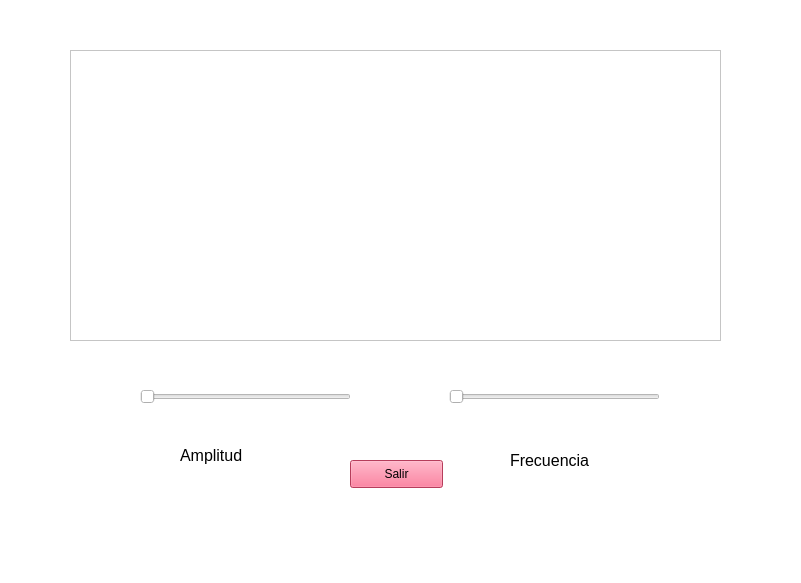
<?xml version="1.0" encoding="UTF-8"?>
<ui version="4.0">
 <class>MainWindow</class>
 <widget class="QMainWindow" name="MainWindow">
  <property name="geometry">
   <rect>
    <x>0</x>
    <y>0</y>
    <width>801</width>
    <height>583</height>
   </rect>
  </property>
  <property name="windowTitle">
   <string>MainWindow</string>
  </property>
  <property name="styleSheet">
   <string notr="true">background-color: rgb(255, 255, 255);</string>
  </property>
  <widget class="QWidget" name="centralwidget">
   <widget class="QSlider" name="slider1">
    <property name="geometry">
     <rect>
      <x>140</x>
      <y>371</y>
      <width>211</width>
      <height>51</height>
     </rect>
    </property>
    <property name="palette">
     <palette>
      <active>
       <colorrole role="Button">
        <brush brushstyle="SolidPattern">
         <color alpha="255">
          <red>255</red>
          <green>255</green>
          <blue>255</blue>
         </color>
        </brush>
       </colorrole>
       <colorrole role="Base">
        <brush brushstyle="SolidPattern">
         <color alpha="255">
          <red>255</red>
          <green>255</green>
          <blue>255</blue>
         </color>
        </brush>
       </colorrole>
       <colorrole role="Window">
        <brush brushstyle="SolidPattern">
         <color alpha="255">
          <red>255</red>
          <green>255</green>
          <blue>255</blue>
         </color>
        </brush>
       </colorrole>
       <colorrole role="Highlight">
        <brush brushstyle="SolidPattern">
         <color alpha="255">
          <red>255</red>
          <green>85</green>
          <blue>127</blue>
         </color>
        </brush>
       </colorrole>
       <colorrole role="Link">
        <brush brushstyle="SolidPattern">
         <color alpha="255">
          <red>255</red>
          <green>85</green>
          <blue>127</blue>
         </color>
        </brush>
       </colorrole>
      </active>
      <inactive>
       <colorrole role="Button">
        <brush brushstyle="SolidPattern">
         <color alpha="255">
          <red>255</red>
          <green>255</green>
          <blue>255</blue>
         </color>
        </brush>
       </colorrole>
       <colorrole role="Base">
        <brush brushstyle="SolidPattern">
         <color alpha="255">
          <red>255</red>
          <green>255</green>
          <blue>255</blue>
         </color>
        </brush>
       </colorrole>
       <colorrole role="Window">
        <brush brushstyle="SolidPattern">
         <color alpha="255">
          <red>255</red>
          <green>255</green>
          <blue>255</blue>
         </color>
        </brush>
       </colorrole>
       <colorrole role="Highlight">
        <brush brushstyle="SolidPattern">
         <color alpha="255">
          <red>255</red>
          <green>85</green>
          <blue>127</blue>
         </color>
        </brush>
       </colorrole>
       <colorrole role="Link">
        <brush brushstyle="SolidPattern">
         <color alpha="255">
          <red>255</red>
          <green>85</green>
          <blue>127</blue>
         </color>
        </brush>
       </colorrole>
      </inactive>
      <disabled>
       <colorrole role="Button">
        <brush brushstyle="SolidPattern">
         <color alpha="255">
          <red>255</red>
          <green>255</green>
          <blue>255</blue>
         </color>
        </brush>
       </colorrole>
       <colorrole role="Base">
        <brush brushstyle="SolidPattern">
         <color alpha="255">
          <red>255</red>
          <green>255</green>
          <blue>255</blue>
         </color>
        </brush>
       </colorrole>
       <colorrole role="Window">
        <brush brushstyle="SolidPattern">
         <color alpha="255">
          <red>255</red>
          <green>255</green>
          <blue>255</blue>
         </color>
        </brush>
       </colorrole>
       <colorrole role="Highlight">
        <brush brushstyle="SolidPattern">
         <color alpha="255">
          <red>0</red>
          <green>120</green>
          <blue>215</blue>
         </color>
        </brush>
       </colorrole>
       <colorrole role="Link">
        <brush brushstyle="SolidPattern">
         <color alpha="255">
          <red>255</red>
          <green>85</green>
          <blue>127</blue>
         </color>
        </brush>
       </colorrole>
      </disabled>
     </palette>
    </property>
    <property name="orientation">
     <enum>Qt::Horizontal</enum>
    </property>
   </widget>
   <widget class="QSlider" name="slider2">
    <property name="geometry">
     <rect>
      <x>449</x>
      <y>371</y>
      <width>211</width>
      <height>51</height>
     </rect>
    </property>
    <property name="orientation">
     <enum>Qt::Horizontal</enum>
    </property>
   </widget>
   <widget class="QLabel" name="label">
    <property name="geometry">
     <rect>
      <x>180</x>
      <y>440</y>
      <width>121</width>
      <height>31</height>
     </rect>
    </property>
    <property name="font">
     <font>
      <pointsize>12</pointsize>
     </font>
    </property>
    <property name="text">
     <string>Amplitud</string>
    </property>
   </widget>
   <widget class="QLabel" name="label_2">
    <property name="geometry">
     <rect>
      <x>510</x>
      <y>450</y>
      <width>131</width>
      <height>20</height>
     </rect>
    </property>
    <property name="font">
     <font>
      <pointsize>12</pointsize>
     </font>
    </property>
    <property name="text">
     <string>Frecuencia</string>
    </property>
   </widget>
   <widget class="QPushButton" name="boton_salir">
    <property name="geometry">
     <rect>
      <x>350</x>
      <y>460</y>
      <width>93</width>
      <height>28</height>
     </rect>
    </property>
    <property name="styleSheet">
     <string notr="true">background-color: rgb(255, 85, 127);</string>
    </property>
    <property name="text">
     <string>Salir</string>
    </property>
   </widget>
   <widget class="QFrame" name="frame">
    <property name="geometry">
     <rect>
      <x>70</x>
      <y>50</y>
      <width>651</width>
      <height>291</height>
     </rect>
    </property>
    <property name="styleSheet">
     <string notr="true"/>
    </property>
    <property name="frameShape">
     <enum>QFrame::StyledPanel</enum>
    </property>
    <property name="frameShadow">
     <enum>QFrame::Raised</enum>
    </property>
    <widget class="QWidget" name="verticalLayoutWidget">
     <property name="geometry">
      <rect>
       <x>10</x>
       <y>10</y>
       <width>631</width>
       <height>271</height>
      </rect>
     </property>
     <layout class="QVBoxLayout" name="verticalLayout_grafica"/>
    </widget>
   </widget>
  </widget>
  <widget class="QMenuBar" name="menubar">
   <property name="geometry">
    <rect>
     <x>0</x>
     <y>0</y>
     <width>801</width>
     <height>26</height>
    </rect>
   </property>
  </widget>
  <widget class="QStatusBar" name="statusbar"/>
 </widget>
 <resources/>
 <connections/>
</ui>
